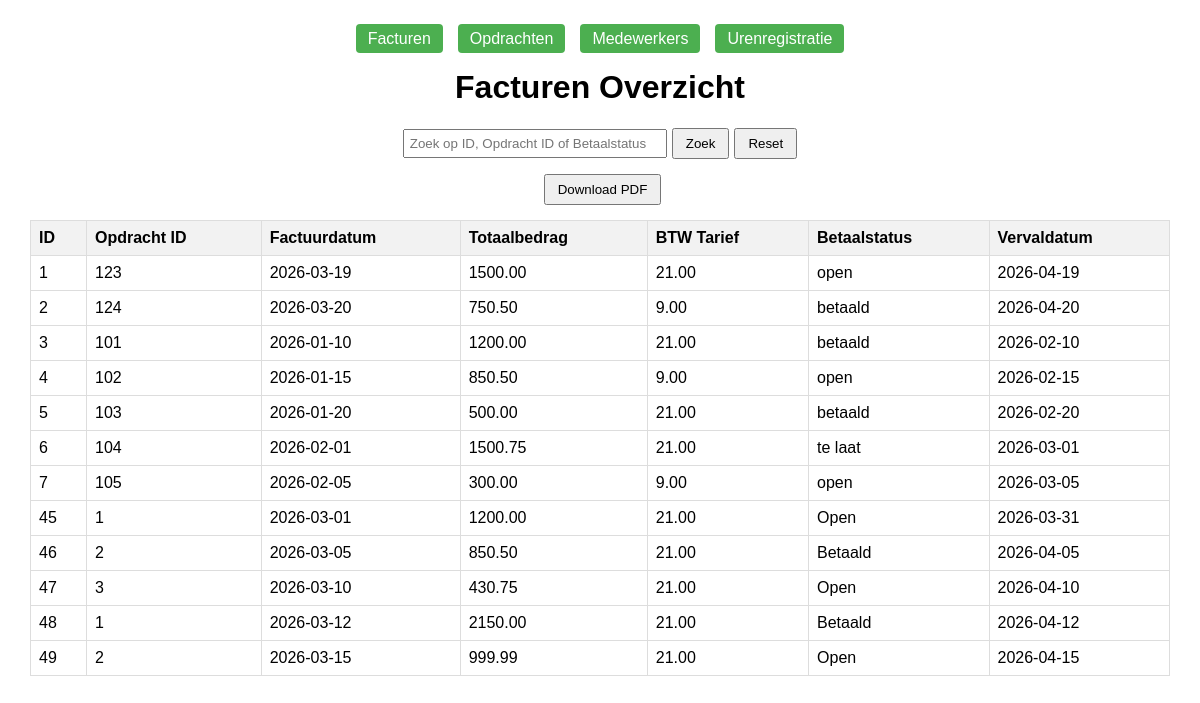
Page /Nino/facturen.php on the committed database.
### tables this page shows
CREATE TABLE `facturen` (
  `id` int(11) NOT NULL,
  `opdracht_id` int(11) NOT NULL,
  `factuurdatum` date NOT NULL,
  `totaalbedrag` decimal(10,2) NOT NULL,
  `btw_tarief` decimal(5,2) NOT NULL,
  `betaalstatus` varchar(50) NOT NULL,
  `vervaldatum` date NOT NULL
);

### Nino/facturen.php (the view, shortened to what this page needs)
<?php
$host = "localhost";
$user = "root";
$password = "";
$dbname = "usp3";
$conn = new mysqli($host, $user, $password, $dbname);
$zoek = "";
if ($zoek != "") {
    $sql = "SELECT * FROM facturen
            WHERE id LIKE '%$zoek%'
               OR opdracht_id LIKE '%$zoek%'
               OR betaalstatus LIKE '%$zoek%'";
} else {
    $sql = "SELECT * FROM facturen";
}
$result = $conn->query($sql);
?>
<!DOCTYPE html>
<html>
<head>
</head>
<body>
    <nav>
        <ul class="nav-menu">
            <li><a href="facturen.php">Facturen</a></li>
            <li><a href="opdrachten.php">Opdrachten</a></li>
            <li><a href="medewerkers.php">Medewerkers</a></li>
            <li><a href="uren.php">Urenregistratie</a></li>
        </ul>
    </nav>
    <h1>Facturen Overzicht</h1>
    <div class="search-container">
        <form method="GET" action="">
            <input type="text" name="zoek" placeholder="Zoek op ID, Opdracht ID of Betaalstatus" value="<?php echo htmlspecialchars($zoek); ?>">
            <button type="submit">Zoek</button>
            <a href="facturen.php"><button type="button">Reset</button></a>
        </form>
    </div>
    <div style="text-align: center; margin-bottom: 10px;">
        <button id="downloadPdf">Download PDF</button>
    </div>
    <table>
        <tr>
            <th>ID</th>
            <th>Opdracht ID</th>
            <th>Factuurdatum</th>
            <th>Totaalbedrag</th>
            <th>BTW Tarief</th>
            <th>Betaalstatus</th>
            <th>Vervaldatum</th>
        </tr>
        <?php
        if ($result->num_rows > 0) {
            while($row = $result->fetch_assoc()) {
                echo "<tr>
                    <td>{$row['id']}</td>
                    <td>{$row['opdracht_id']}</td>
                    <td>{$row['factuurdatum']}</td>
                    <td>{$row['totaalbedrag']}</td>
                    <td>{$row['btw_tarief']}</td>
                    <td>{$row['betaalstatus']}</td>
                    <td>{$row['vervaldatum']}</td>
                </tr>";
            }
        } else {
            echo "<tr><td colspan='7'>Geen facturen gevonden</td></tr>";
        }
        ?>
    </table>
</body>
</html>

### Nino/facturen.php (style rules this page uses)
body { font-family: Arial, sans-serif; margin: 30px; }
h1 { text-align: center; }
nav { margin-bottom: 20px; }
.nav-menu { list-style: none; padding: 0; display: flex; gap: 15px; justify-content: center; }
.nav-menu li { display: inline; }
.nav-menu a { text-decoration: none; padding: 6px 12px; background-color: #4CAF50; color: white; border-radius: 4px; }
table { border-collapse: collapse; width: 100%; margin-top: 15px; }
th, td { border: 1px solid #ddd; padding: 8px; text-align: left; }
th { background-color: #f2f2f2; }
input[type=text] { padding: 5px; width: 250px; }
button { padding: 6px 12px; margin-left: 5px; cursor: pointer; }
.search-container { margin-bottom: 15px; }
.search-container form { display: flex; align-items: center; justify-content: center; }
.search-container form button { margin-left: 5px; }

### rows in the picture
facturen: id "1", opdracht "123", factuurdatum "2026-03-19", totaalbedrag "1500.00", btw_tarief "21.00", betaalstatus "open", vervaldatum "2026-04-19"
facturen: id "2", opdracht "124", factuurdatum "2026-03-20", totaalbedrag "750.50", btw_tarief "9.00", betaalstatus "betaald", vervaldatum "2026-04-20"
facturen: id "3", opdracht "101", factuurdatum "2026-01-10", totaalbedrag "1200.00", btw_tarief "21.00", betaalstatus "betaald", vervaldatum "2026-02-10"
facturen: id "4", opdracht "102", factuurdatum "2026-01-15", totaalbedrag "850.50", btw_tarief "9.00", betaalstatus "open", vervaldatum "2026-02-15"
facturen: id "5", opdracht "103", factuurdatum "2026-01-20", totaalbedrag "500.00", btw_tarief "21.00", betaalstatus "betaald", vervaldatum "2026-02-20"
facturen: id "6", opdracht "104", factuurdatum "2026-02-01", totaalbedrag "1500.75", btw_tarief "21.00", betaalstatus "te laat", vervaldatum "2026-03-01"
facturen: id "7", opdracht "105", factuurdatum "2026-02-05", totaalbedrag "300.00", btw_tarief "9.00", betaalstatus "open", vervaldatum "2026-03-05"
facturen: id "45", opdracht "1", factuurdatum "2026-03-01", totaalbedrag "1200.00", btw_tarief "21.00", betaalstatus "Open", vervaldatum "2026-03-31"
facturen: id "46", opdracht "2", factuurdatum "2026-03-05", totaalbedrag "850.50", btw_tarief "21.00", betaalstatus "Betaald", vervaldatum "2026-04-05"
facturen: id "47", opdracht "3", factuurdatum "2026-03-10", totaalbedrag "430.75", btw_tarief "21.00", betaalstatus "Open", vervaldatum "2026-04-10"
facturen: id "48", opdracht "1", factuurdatum "2026-03-12", totaalbedrag "2150.00", btw_tarief "21.00", betaalstatus "Betaald", vervaldatum "2026-04-12"
facturen: id "49", opdracht "2", factuurdatum "2026-03-15", totaalbedrag "999.99", btw_tarief "21.00", betaalstatus "Open", vervaldatum "2026-04-15"
